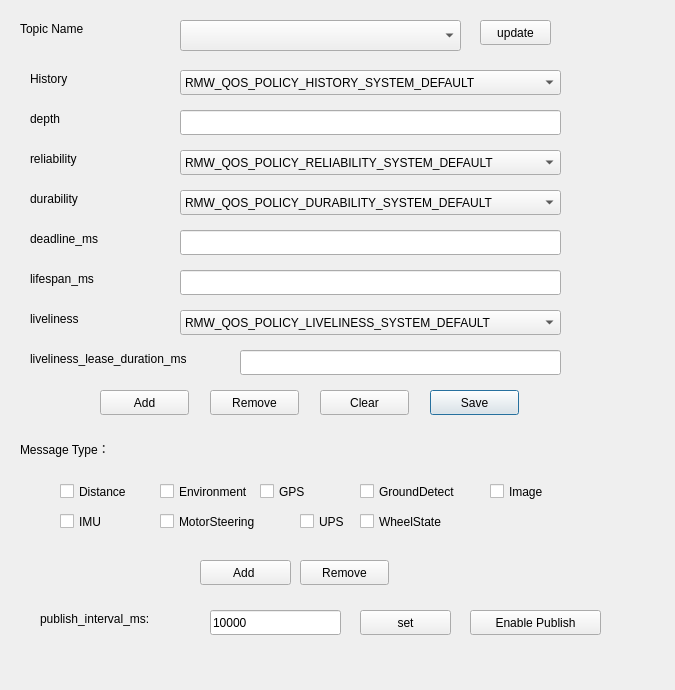
<?xml version="1.0" encoding="UTF-8"?>
<ui version="4.0">
 <class>QosDeviceDialog</class>
 <widget class="QDialog" name="QosDeviceDialog">
  <property name="geometry">
   <rect>
    <x>0</x>
    <y>0</y>
    <width>675</width>
    <height>690</height>
   </rect>
  </property>
  <property name="windowTitle">
   <string>Dialog</string>
  </property>
  <widget class="QComboBox" name="comboBox">
   <property name="geometry">
    <rect>
     <x>180</x>
     <y>20</y>
     <width>281</width>
     <height>31</height>
    </rect>
   </property>
  </widget>
  <widget class="QLabel" name="label">
   <property name="geometry">
    <rect>
     <x>20</x>
     <y>20</y>
     <width>101</width>
     <height>17</height>
    </rect>
   </property>
   <property name="text">
    <string>Topic Name</string>
   </property>
  </widget>
  <widget class="QLabel" name="label_2">
   <property name="geometry">
    <rect>
     <x>30</x>
     <y>70</y>
     <width>67</width>
     <height>17</height>
    </rect>
   </property>
   <property name="text">
    <string>History</string>
   </property>
  </widget>
  <widget class="QLabel" name="label_3">
   <property name="geometry">
    <rect>
     <x>30</x>
     <y>110</y>
     <width>67</width>
     <height>17</height>
    </rect>
   </property>
   <property name="text">
    <string>depth</string>
   </property>
  </widget>
  <widget class="QLabel" name="label_4">
   <property name="geometry">
    <rect>
     <x>30</x>
     <y>150</y>
     <width>67</width>
     <height>17</height>
    </rect>
   </property>
   <property name="text">
    <string>reliability</string>
   </property>
  </widget>
  <widget class="QLabel" name="label_5">
   <property name="geometry">
    <rect>
     <x>30</x>
     <y>190</y>
     <width>67</width>
     <height>17</height>
    </rect>
   </property>
   <property name="text">
    <string>durability</string>
   </property>
  </widget>
  <widget class="QLabel" name="label_6">
   <property name="geometry">
    <rect>
     <x>30</x>
     <y>230</y>
     <width>101</width>
     <height>17</height>
    </rect>
   </property>
   <property name="text">
    <string>deadline_ms</string>
   </property>
  </widget>
  <widget class="QLabel" name="label_7">
   <property name="geometry">
    <rect>
     <x>30</x>
     <y>270</y>
     <width>91</width>
     <height>17</height>
    </rect>
   </property>
   <property name="text">
    <string>lifespan_ms</string>
   </property>
  </widget>
  <widget class="QLabel" name="label_8">
   <property name="geometry">
    <rect>
     <x>30</x>
     <y>310</y>
     <width>81</width>
     <height>17</height>
    </rect>
   </property>
   <property name="text">
    <string>liveliness</string>
   </property>
  </widget>
  <widget class="QLabel" name="label_9">
   <property name="geometry">
    <rect>
     <x>30</x>
     <y>350</y>
     <width>211</width>
     <height>17</height>
    </rect>
   </property>
   <property name="text">
    <string>liveliness_lease_duration_ms</string>
   </property>
  </widget>
  <widget class="QPushButton" name="pushButton">
   <property name="geometry">
    <rect>
     <x>430</x>
     <y>390</y>
     <width>89</width>
     <height>25</height>
    </rect>
   </property>
   <property name="text">
    <string>Save</string>
   </property>
  </widget>
  <widget class="QComboBox" name="comboBox_2">
   <property name="geometry">
    <rect>
     <x>180</x>
     <y>70</y>
     <width>381</width>
     <height>25</height>
    </rect>
   </property>
   <item>
    <property name="text">
     <string>RMW_QOS_POLICY_HISTORY_SYSTEM_DEFAULT</string>
    </property>
   </item>
   <item>
    <property name="text">
     <string>RMW_QOS_POLICY_HISTORY_KEEP_LAST</string>
    </property>
   </item>
   <item>
    <property name="text">
     <string>RMW_QOS_POLICY_HISTORY_KEEP_ALL</string>
    </property>
   </item>
   <item>
    <property name="text">
     <string>RMW_QOS_POLICY_HISTORY_UNKNOWN</string>
    </property>
   </item>
  </widget>
  <widget class="QComboBox" name="comboBox_3">
   <property name="geometry">
    <rect>
     <x>180</x>
     <y>150</y>
     <width>381</width>
     <height>25</height>
    </rect>
   </property>
   <item>
    <property name="text">
     <string>RMW_QOS_POLICY_RELIABILITY_SYSTEM_DEFAULT</string>
    </property>
   </item>
   <item>
    <property name="text">
     <string>RMW_QOS_POLICY_RELIABILITY_RELIABLE</string>
    </property>
   </item>
   <item>
    <property name="text">
     <string>RMW_QOS_POLICY_RELIABILITY_BEST_EFFORT</string>
    </property>
   </item>
   <item>
    <property name="text">
     <string>RMW_QOS_POLICY_RELIABILITY_UNKNOWN</string>
    </property>
   </item>
  </widget>
  <widget class="QComboBox" name="comboBox_4">
   <property name="geometry">
    <rect>
     <x>180</x>
     <y>190</y>
     <width>381</width>
     <height>25</height>
    </rect>
   </property>
   <item>
    <property name="text">
     <string>RMW_QOS_POLICY_DURABILITY_SYSTEM_DEFAULT</string>
    </property>
   </item>
   <item>
    <property name="text">
     <string>RMW_QOS_POLICY_DURABILITY_TRANSIENT_LOCAL</string>
    </property>
   </item>
   <item>
    <property name="text">
     <string>RMW_QOS_POLICY_DURABILITY_VOLATILE</string>
    </property>
   </item>
   <item>
    <property name="text">
     <string>RMW_QOS_POLICY_DURABILITY_UNKNOWN</string>
    </property>
   </item>
  </widget>
  <widget class="QComboBox" name="comboBox_5">
   <property name="geometry">
    <rect>
     <x>180</x>
     <y>310</y>
     <width>381</width>
     <height>25</height>
    </rect>
   </property>
   <item>
    <property name="text">
     <string>RMW_QOS_POLICY_LIVELINESS_SYSTEM_DEFAULT</string>
    </property>
   </item>
   <item>
    <property name="text">
     <string>RMW_QOS_POLICY_LIVELINESS_AUTOMATIC</string>
    </property>
   </item>
   <item>
    <property name="text">
     <string>RMW_DECLARE_DEPRECATED(RMW_QOS_POLICY_LIVELINESS_MANUAL_BY_NODE,RMW_QOS_POLICY_LIVELINESS_MANUAL_BY_NODE_DEPRECATED_MSG)</string>
    </property>
   </item>
   <item>
    <property name="text">
     <string>RMW_QOS_POLICY_LIVELINESS_MANUAL_BY_TOPIC</string>
    </property>
   </item>
   <item>
    <property name="text">
     <string>RMW_QOS_POLICY_LIVELINESS_UNKNOWN</string>
    </property>
   </item>
  </widget>
  <widget class="QLineEdit" name="lineEdit">
   <property name="geometry">
    <rect>
     <x>180</x>
     <y>110</y>
     <width>381</width>
     <height>25</height>
    </rect>
   </property>
  </widget>
  <widget class="QLineEdit" name="lineEdit_2">
   <property name="geometry">
    <rect>
     <x>180</x>
     <y>230</y>
     <width>381</width>
     <height>25</height>
    </rect>
   </property>
  </widget>
  <widget class="QLineEdit" name="lineEdit_3">
   <property name="geometry">
    <rect>
     <x>180</x>
     <y>270</y>
     <width>381</width>
     <height>25</height>
    </rect>
   </property>
  </widget>
  <widget class="QLineEdit" name="lineEdit_4">
   <property name="geometry">
    <rect>
     <x>240</x>
     <y>350</y>
     <width>321</width>
     <height>25</height>
    </rect>
   </property>
  </widget>
  <widget class="QPushButton" name="pushButton_2">
   <property name="geometry">
    <rect>
     <x>100</x>
     <y>390</y>
     <width>89</width>
     <height>25</height>
    </rect>
   </property>
   <property name="text">
    <string>Add</string>
   </property>
  </widget>
  <widget class="QPushButton" name="pushButton_3">
   <property name="geometry">
    <rect>
     <x>210</x>
     <y>390</y>
     <width>89</width>
     <height>25</height>
    </rect>
   </property>
   <property name="text">
    <string>Remove</string>
   </property>
  </widget>
  <widget class="QPushButton" name="pushButton_4">
   <property name="geometry">
    <rect>
     <x>320</x>
     <y>390</y>
     <width>89</width>
     <height>25</height>
    </rect>
   </property>
   <property name="text">
    <string>Clear</string>
   </property>
  </widget>
  <widget class="QPushButton" name="pushButton_5">
   <property name="geometry">
    <rect>
     <x>480</x>
     <y>20</y>
     <width>71</width>
     <height>25</height>
    </rect>
   </property>
   <property name="text">
    <string>update</string>
   </property>
  </widget>
  <widget class="QLabel" name="label_10">
   <property name="geometry">
    <rect>
     <x>40</x>
     <y>610</y>
     <width>151</width>
     <height>17</height>
    </rect>
   </property>
   <property name="text">
    <string>publish_interval_ms:</string>
   </property>
  </widget>
  <widget class="QLineEdit" name="lineEdit_5">
   <property name="geometry">
    <rect>
     <x>210</x>
     <y>610</y>
     <width>131</width>
     <height>25</height>
    </rect>
   </property>
   <property name="text">
    <string>10000</string>
   </property>
  </widget>
  <widget class="QPushButton" name="pushButton_6">
   <property name="geometry">
    <rect>
     <x>470</x>
     <y>610</y>
     <width>131</width>
     <height>25</height>
    </rect>
   </property>
   <property name="text">
    <string>Enable Publish</string>
   </property>
  </widget>
  <widget class="QPushButton" name="pushButton_7">
   <property name="geometry">
    <rect>
     <x>360</x>
     <y>610</y>
     <width>91</width>
     <height>25</height>
    </rect>
   </property>
   <property name="text">
    <string>set</string>
   </property>
  </widget>
  <widget class="QLabel" name="label_11">
   <property name="geometry">
    <rect>
     <x>20</x>
     <y>440</y>
     <width>111</width>
     <height>17</height>
    </rect>
   </property>
   <property name="text">
    <string>Message Type：</string>
   </property>
  </widget>
  <widget class="QPushButton" name="pushButton_8">
   <property name="geometry">
    <rect>
     <x>200</x>
     <y>560</y>
     <width>91</width>
     <height>25</height>
    </rect>
   </property>
   <property name="text">
    <string>Add </string>
   </property>
  </widget>
  <widget class="QPushButton" name="pushButton_9">
   <property name="geometry">
    <rect>
     <x>300</x>
     <y>560</y>
     <width>89</width>
     <height>25</height>
    </rect>
   </property>
   <property name="text">
    <string>Remove</string>
   </property>
  </widget>
  <widget class="QCheckBox" name="checkBox">
   <property name="geometry">
    <rect>
     <x>60</x>
     <y>480</y>
     <width>92</width>
     <height>23</height>
    </rect>
   </property>
   <property name="text">
    <string>Distance</string>
   </property>
  </widget>
  <widget class="QCheckBox" name="checkBox_2">
   <property name="geometry">
    <rect>
     <x>160</x>
     <y>480</y>
     <width>92</width>
     <height>23</height>
    </rect>
   </property>
   <property name="text">
    <string>Environment</string>
   </property>
  </widget>
  <widget class="QCheckBox" name="checkBox_3">
   <property name="geometry">
    <rect>
     <x>260</x>
     <y>480</y>
     <width>92</width>
     <height>23</height>
    </rect>
   </property>
   <property name="text">
    <string>GPS</string>
   </property>
  </widget>
  <widget class="QCheckBox" name="checkBox_4">
   <property name="geometry">
    <rect>
     <x>360</x>
     <y>480</y>
     <width>121</width>
     <height>23</height>
    </rect>
   </property>
   <property name="text">
    <string>GroundDetect</string>
   </property>
  </widget>
  <widget class="QCheckBox" name="checkBox_5">
   <property name="geometry">
    <rect>
     <x>490</x>
     <y>480</y>
     <width>92</width>
     <height>23</height>
    </rect>
   </property>
   <property name="text">
    <string>Image</string>
   </property>
  </widget>
  <widget class="QCheckBox" name="checkBox_6">
   <property name="geometry">
    <rect>
     <x>60</x>
     <y>510</y>
     <width>92</width>
     <height>23</height>
    </rect>
   </property>
   <property name="text">
    <string>IMU</string>
   </property>
  </widget>
  <widget class="QCheckBox" name="checkBox_7">
   <property name="geometry">
    <rect>
     <x>160</x>
     <y>510</y>
     <width>121</width>
     <height>23</height>
    </rect>
   </property>
   <property name="text">
    <string>MotorSteering</string>
   </property>
  </widget>
  <widget class="QCheckBox" name="checkBox_8">
   <property name="geometry">
    <rect>
     <x>300</x>
     <y>510</y>
     <width>61</width>
     <height>23</height>
    </rect>
   </property>
   <property name="text">
    <string>UPS</string>
   </property>
  </widget>
  <widget class="QCheckBox" name="checkBox_9">
   <property name="geometry">
    <rect>
     <x>360</x>
     <y>510</y>
     <width>92</width>
     <height>23</height>
    </rect>
   </property>
   <property name="text">
    <string>WheelState</string>
   </property>
  </widget>
 </widget>
 <resources/>
 <connections/>
</ui>
